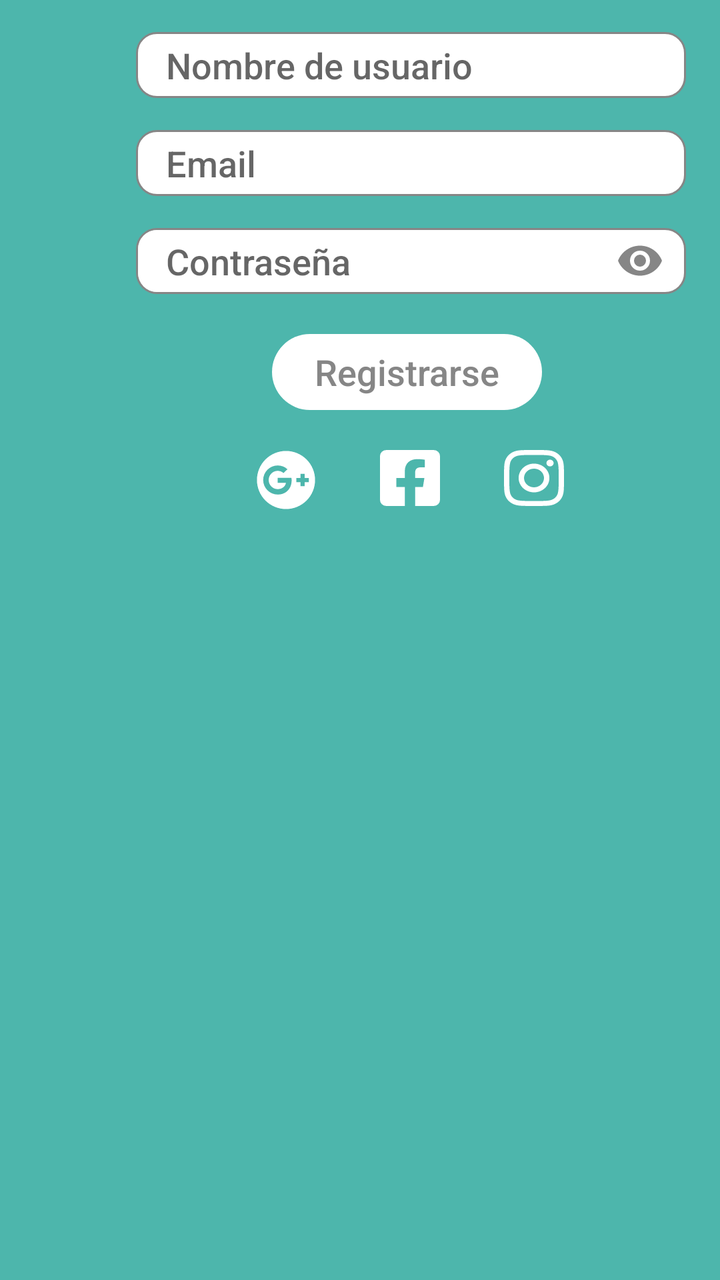
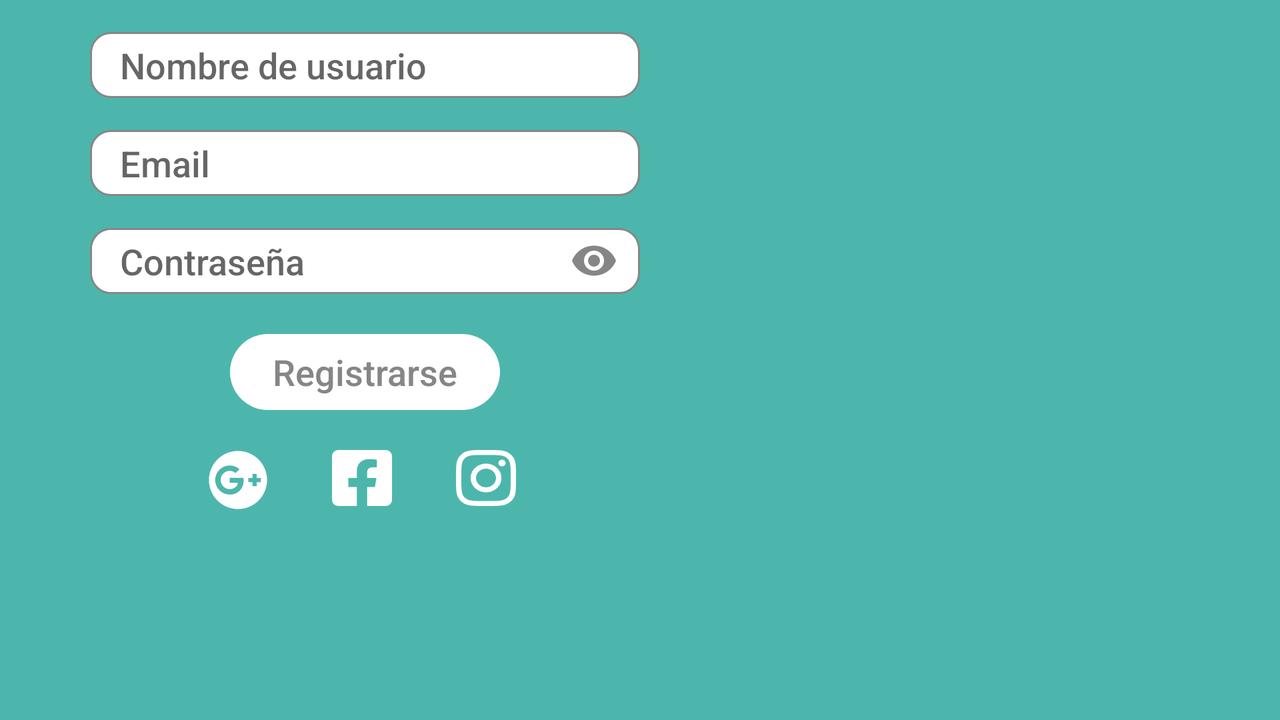

First picture: res/layout/ on a phone held upright. Second picture: the repository's own variant of that layout, on a device whose configuration matches the variant's folder. Source for both follows.
<!-- AndroidManifest.xml: application theme Theme.Getkracking -->
<!-- res/layout/fragment_welcome_register.xml -->
<?xml version="1.0" encoding="utf-8"?>
<androidx.constraintlayout.widget.ConstraintLayout xmlns:android="http://schemas.android.com/apk/res/android"
    xmlns:tools="http://schemas.android.com/tools"
    android:layout_width="match_parent"
    android:layout_height="match_parent"
    xmlns:app="http://schemas.android.com/apk/res-auto"
    tools:context=".fragments.WelcomeRegisterFragment"
    android:background="@color/secondary">

    <EditText
        android:id="@+id/etUsername_register"
        android:layout_width="275dp"
        android:layout_height="33dp"
        android:layout_marginStart="68dp"
        android:layout_marginTop="16dp"
        android:background="@drawable/custominput"
        android:hint="@string/username_hint"
        android:importantForAutofill="no"
        android:inputType="text"
        android:paddingStart="15dp"
        android:paddingEnd="15dp"
        android:textAppearance="@style/CustomTextUppercaseLayout"
        app:layout_constraintStart_toStartOf="parent"
        app:layout_constraintTop_toTopOf="parent" />

    <EditText
        android:id="@+id/etEmail_register"
        android:layout_width="275dp"
        android:layout_height="33dp"
        android:layout_marginStart="68dp"
        android:layout_marginTop="16dp"
        android:background="@drawable/custominput"
        android:hint="@string/prompt_email"
        android:importantForAutofill="no"
        android:inputType="textEmailAddress"
        android:paddingStart="15dp"
        android:paddingEnd="15dp"
        android:textAppearance="@style/CustomTextUppercaseLayout"
        app:layout_constraintStart_toStartOf="parent"
        app:layout_constraintTop_toBottomOf="@+id/etUsername_register" />

    <RelativeLayout
        android:id="@+id/rlpassword"
        android:layout_width="275dp"
        android:layout_height="33dp"
        android:layout_marginStart="68dp"
        android:layout_marginTop="16dp"
        android:background="@drawable/custominput"
        app:layout_constraintStart_toStartOf="parent"
        app:layout_constraintTop_toBottomOf="@+id/etEmail_register">

        <EditText
            android:id="@+id/etPassword_register"
            android:layout_width="255dp"
            android:layout_height="match_parent"
            android:background="@drawable/cumtominputnostroke"
            android:hint="@string/contrasenia"
            android:importantForAutofill="no"
            android:inputType="textPassword"
            android:paddingStart="15dp"
            android:paddingTop="0dp"
            android:paddingEnd="15dp"
            android:textAppearance="@style/CustomTextUppercaseLayout" />

        <TextView
            android:id="@+id/password_toggle_register"
            android:layout_width="24dp"
            android:layout_height="24dp"
            android:layout_centerVertical="true"
            android:layout_marginStart="240dp"
            android:background="@drawable/ic_eye" />
    </RelativeLayout>

    <Button
        android:id="@+id/welcomeButton_register"
        android:layout_width="135dp"
        android:layout_height="38dp"
        android:layout_marginStart="136dp"
        android:layout_marginTop="20dp"
        android:background="@drawable/roundedbutton"
        android:paddingTop="0dp"
        android:textAlignment="center"
        android:textAppearance="@style/customTextNoSpecificCaseLayout"
        android:textColor="@color/primary"
        android:text="@string/register"
        app:backgroundTint="@color/white"
        app:layout_constraintStart_toStartOf="parent"
        app:layout_constraintTop_toBottomOf="@+id/rlpassword"/>

    <TextView
        android:id="@+id/iconFB"
        android:layout_width="30dp"
        android:layout_height="32dp"
        android:layout_marginStart="32dp"
        android:layout_marginTop="18dp"
        android:background="@drawable/ic_facebook"
        app:layout_constraintStart_toEndOf="@+id/iconGP"
        app:layout_constraintTop_toBottomOf="@+id/welcomeButton_register" />

    <TextView
        android:id="@+id/iconIG"
        android:layout_width="30dp"
        android:layout_height="32dp"
        android:layout_marginStart="32dp"
        android:layout_marginTop="18dp"
        android:background="@drawable/ic_instagram2"
        app:layout_constraintStart_toEndOf="@+id/iconFB"
        app:layout_constraintTop_toBottomOf="@+id/welcomeButton_register" />

    <TextView
        android:id="@+id/iconGP"
        android:layout_width="30dp"
        android:layout_height="30dp"
        android:layout_marginStart="128dp"
        android:layout_marginTop="20dp"
        android:background="@drawable/ic_google_plus"
        app:layout_constraintStart_toStartOf="parent"
        app:layout_constraintTop_toBottomOf="@+id/welcomeButton_register" />

    <TextView
        android:id="@+id/welcomeLink"
        android:layout_width="match_parent"
        android:layout_height="wrap_content"
        android:layout_marginTop="8dp"
        android:gravity="center_horizontal"
        android:textAppearance="@style/customTextNoSpecificCaseLayout"
        android:textColor="@color/white"
        app:layout_constraintStart_toStartOf="parent"
        app:layout_constraintTop_toBottomOf="@+id/iconFB" />

</androidx.constraintlayout.widget.ConstraintLayout>
<!-- resources referenced by this layout -->
<resources>
  <color name="primary">#FF868686</color>
  <color name="secondary">#FF4DB6AC</color>
  <color name="white">#FFFFFFFF</color>
  <!-- drawable cumtominputnostroke (drawable) -->
  <?xml version="1.0" encoding="utf-8"?>
  <selector xmlns:android="http://schemas.android.com/apk/res/android">
      <item android:state_enabled="true">
          <shape android:shape="rectangle">
              <corners android:radius="10dp" />
              <solid android:color="@color/mainbackground" />
              <stroke android:width="2dp" android:color="@android:color/transparent" />
          </shape>
      </item>
  </selector>
  <!-- drawable custominput (drawable) -->
  <?xml version="1.0" encoding="utf-8"?>
  <selector xmlns:android="http://schemas.android.com/apk/res/android">
      <item android:state_enabled="true">
          <shape android:shape="rectangle">
              <corners android:radius="10dp" />
              <solid android:color="@color/mainbackground" />
              <stroke android:width="1dp" android:color="@color/primary" />
          </shape>
      </item>
  </selector>
  <!-- drawable ic_eye (drawable) -->
  <vector xmlns:android="http://schemas.android.com/apk/res/android"
      android:width="24dp"
      android:height="24dp"
      android:viewportWidth="24"
      android:viewportHeight="24">
    <path
        android:fillColor="@color/primary"
        android:pathData="M12,9A3,3 0,0 0,9 12A3,3 0,0 0,12 15A3,3 0,0 0,15 12A3,3 0,0 0,12 9M12,17A5,5 0,0 1,7 12A5,5 0,0 1,12 7A5,5 0,0 1,17 12A5,5 0,0 1,12 17M12,4.5C7,4.5 2.73,7.61 1,12C2.73,16.39 7,19.5 12,19.5C17,19.5 21.27,16.39 23,12C21.27,7.61 17,4.5 12,4.5Z"/>
  </vector>
  <!-- drawable ic_facebook (drawable) -->
  <vector xmlns:android="http://schemas.android.com/apk/res/android"
      android:width="100dp"
      android:height="114.28571dp"
      android:viewportWidth="448"
      android:viewportHeight="512">
      <path
          android:fillColor="@color/white"
          android:pathData="M400,32H48A48,48 0,0 0,0 80v352a48,48 0,0 0,48 48h137.25V327.69h-63V256h63v-54.64c0,-62.15 37,-96.48 93.67,-96.48 27.14,0 55.52,4.84 55.52,4.84v61h-31.27c-30.81,0 -40.42,19.12 -40.42,38.73V256h68.78l-11,71.69h-57.78V480H400a48,48 0,0 0,48 -48V80a48,48 0,0 0,-48 -48z" />
  </vector>
  <!-- drawable roundedbutton (drawable) -->
  <?xml version="1.0" encoding="utf-8"?>
  <shape android:shape="rectangle" xmlns:android="http://schemas.android.com/apk/res/android">
      <corners android:radius="120dp"/>
      <size android:width="300dp" android:height="120dp"/>
  </shape>
  <string name="contrasenia">Contraseña</string>
  <string name="prompt_email">Email</string>
  <string name="register">Registrarse</string>
  <string name="username_hint">Nombre de usuario</string>
  <style name="CustomTextUppercaseLayout" parent="TextAppearance.Design.Tab">
          <item name="font">@font/notosans_regular</item>
          <item name="android:textSize">18dp</item>
          <item name="android:textColor">@color/primary</item>
      </style>
  <style name="customTextNoSpecificCaseLayout" parent="TextAppearance.Design.Tab">
          <item name="textAllCaps">false</item>
          <item name="android:textAllCaps">false</item>
          <item name="font">@font/notosans_regular</item>
          <item name="android:textSize">18dp</item>
          <item name="android:textColor">@color/primary</item>
      </style>
  <color name="mainbackground">#FFFFFFFF</color>
  <color name="black">#FF000000</color>
  <color name="secondarybackground">#FF868686</color>
</resources>
<!-- res/layout-land/fragment_welcome_register.xml (the author's variant of the layout above) -->
<!-- drawn on the phone turned sideways -->
<?xml version="1.0" encoding="utf-8"?>
<androidx.constraintlayout.widget.ConstraintLayout xmlns:android="http://schemas.android.com/apk/res/android"
    xmlns:app="http://schemas.android.com/apk/res-auto"
    xmlns:tools="http://schemas.android.com/tools"
    android:layout_width="match_parent"
    android:layout_height="match_parent"
    android:background="@color/secondary"
    tools:context=".fragments.WelcomeRegisterFragment">

    <EditText
        android:id="@+id/etUsername_register"
        android:layout_width="275dp"
        android:layout_height="33dp"
        android:layout_marginTop="16dp"
        android:background="@drawable/custominput"
        android:hint="@string/username_hint"
        android:importantForAutofill="no"
        android:inputType="text"
        android:paddingStart="15dp"
        android:paddingEnd="15dp"
        android:textAppearance="@style/CustomTextUppercaseLayout"
        app:layout_constraintEnd_toStartOf="@+id/guideline5"
        app:layout_constraintStart_toStartOf="parent"
        app:layout_constraintTop_toTopOf="parent" />

    <EditText
        android:id="@+id/etEmail_register"
        android:layout_width="275dp"
        android:layout_height="33dp"
        android:layout_marginTop="16dp"
        android:background="@drawable/custominput"
        android:hint="@string/prompt_email"
        android:importantForAutofill="no"
        android:inputType="textEmailAddress"
        android:paddingStart="15dp"
        android:paddingEnd="15dp"
        android:textAppearance="@style/CustomTextUppercaseLayout"
        app:layout_constraintEnd_toStartOf="@+id/guideline5"
        app:layout_constraintStart_toStartOf="parent"
        app:layout_constraintTop_toBottomOf="@+id/etUsername_register" />

    <RelativeLayout
        android:id="@+id/rlpassword"
        android:layout_width="275dp"
        android:layout_height="33dp"
        android:layout_marginTop="16dp"
        android:background="@drawable/custominput"
        app:layout_constraintEnd_toStartOf="@+id/guideline5"
        app:layout_constraintStart_toStartOf="parent"
        app:layout_constraintTop_toBottomOf="@+id/etEmail_register">

        <EditText
            android:id="@+id/etPassword_register"
            android:layout_width="255dp"
            android:layout_height="match_parent"
            android:background="@drawable/cumtominputnostroke"
            android:hint="@string/contrasenia"
            android:importantForAutofill="no"
            android:inputType="textPassword"
            android:paddingStart="15dp"
            android:paddingTop="0dp"
            android:paddingEnd="15dp"
            android:textAppearance="@style/CustomTextUppercaseLayout" />

        <TextView
            android:id="@+id/password_toggle_register"
            android:layout_width="24dp"
            android:layout_height="24dp"
            android:layout_centerVertical="true"
            android:layout_marginStart="240dp"
            android:background="@drawable/ic_eye" />
    </RelativeLayout>

    <Button
        android:id="@+id/welcomeButton_register"
        android:layout_width="135dp"
        android:layout_height="38dp"
        android:layout_marginTop="20dp"
        android:background="@drawable/roundedbutton"
        android:paddingTop="0dp"
        android:text="@string/register"
        android:textAlignment="center"
        android:textAppearance="@style/customTextNoSpecificCaseLayout"
        android:textColor="@color/primary"
        app:backgroundTint="@color/white"
        app:layout_constraintEnd_toStartOf="@+id/guideline5"
        app:layout_constraintStart_toStartOf="parent"
        app:layout_constraintTop_toBottomOf="@+id/rlpassword" />

    <TextView
        android:id="@+id/iconFB"
        android:layout_width="30dp"
        android:layout_height="32dp"
        android:layout_marginStart="32dp"
        android:layout_marginTop="18dp"
        android:background="@drawable/ic_facebook"
        app:layout_constraintStart_toEndOf="@+id/iconGP"
        app:layout_constraintTop_toBottomOf="@+id/welcomeButton_register" />

    <TextView
        android:id="@+id/iconIG"
        android:layout_width="30dp"
        android:layout_height="32dp"
        android:layout_marginStart="32dp"
        android:layout_marginTop="18dp"
        android:background="@drawable/ic_instagram2"
        app:layout_constraintStart_toEndOf="@+id/iconFB"
        app:layout_constraintTop_toBottomOf="@+id/welcomeButton_register" />

    <TextView
        android:id="@+id/iconGP"
        android:layout_width="30dp"
        android:layout_height="30dp"
        android:layout_marginStart="104dp"
        android:layout_marginTop="20dp"
        android:background="@drawable/ic_google_plus"
        app:layout_constraintStart_toStartOf="parent"
        app:layout_constraintTop_toBottomOf="@+id/welcomeButton_register" />

    <TextView
        android:id="@+id/welcomeLink"
        android:layout_width="match_parent"
        android:layout_height="wrap_content"
        android:layout_marginTop="8dp"
        android:gravity="center_horizontal"
        android:textAppearance="@style/customTextNoSpecificCaseLayout"
        android:textColor="@color/white"
        app:layout_constraintStart_toStartOf="parent"
        app:layout_constraintTop_toBottomOf="@+id/iconFB" />

    <androidx.constraintlayout.widget.Guideline
        android:id="@+id/guideline5"
        android:layout_width="wrap_content"
        android:layout_height="wrap_content"
        android:orientation="vertical"
        app:layout_constraintGuide_begin="365dp" />

</androidx.constraintlayout.widget.ConstraintLayout>
